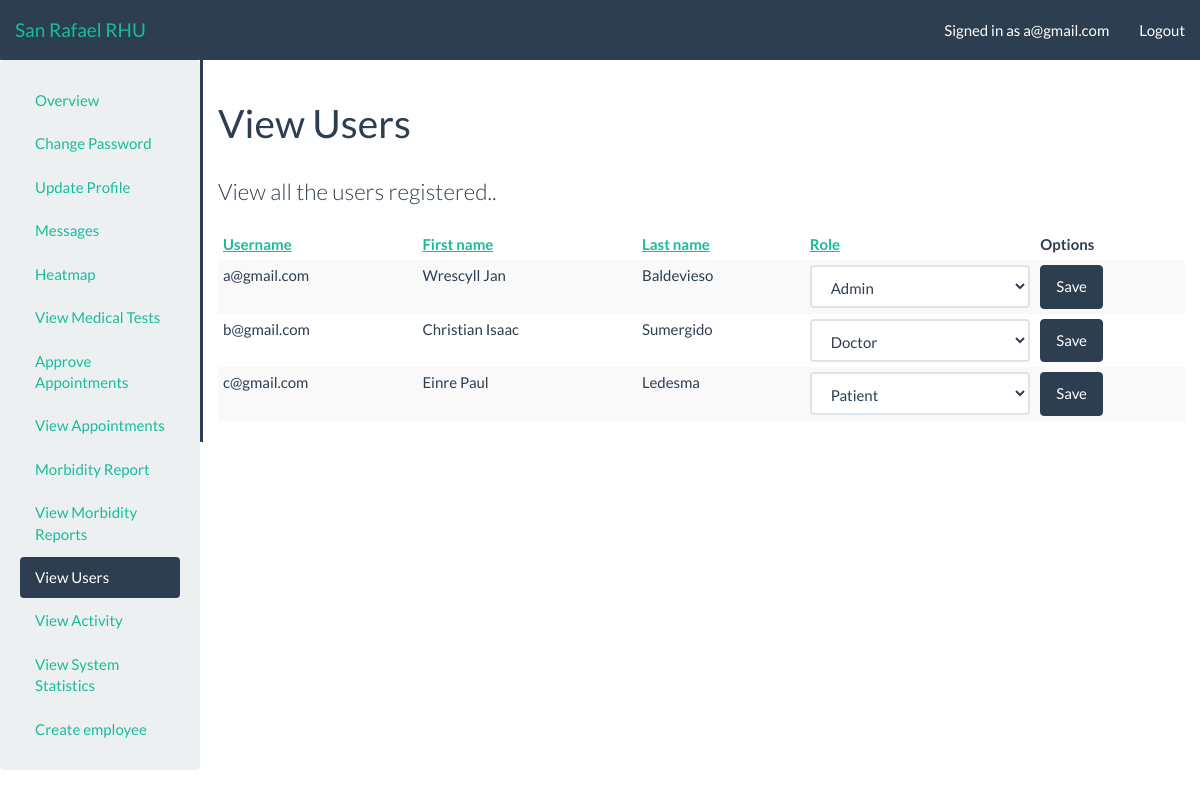
Screenshot of /admin_profile/admin/users/ (signed in) with the database file from the repository.
### RHU/models.py (models this page shows, shortened)
class Account(models.Model):
    ACCOUNT_UNKNOWN = 0
    ACCOUNT_PATIENT = 10
    ACCOUNT_DOCTOR = 20
    ACCOUNT_ADMIN = 30
    ACCOUNT_TYPES = (
        (ACCOUNT_UNKNOWN, "Unknown"),
        (ACCOUNT_PATIENT, "Patient"),
        (ACCOUNT_DOCTOR, "Doctor"),
        (ACCOUNT_ADMIN, "Admin"),
    )
    EMPLOYEE_TYPES = (
        (ACCOUNT_DOCTOR, "Doctor"),
        (ACCOUNT_ADMIN, "Admin"),
    )
    role = models.IntegerField(default = 0, choices = ACCOUNT_TYPES)
    profile = models.OneToOneField(Profile, on_delete=models.CASCADE)
    user = models.OneToOneField(User, on_delete=models.CASCADE)
    class Admin:
        list_display = (
            'role',
            'profile',
            'user'
        )

class Profile(models.Model):
    GENDER = (
        ('M', 'Male'),
        ('F', 'Female'),
    )
    firstname = models.CharField(blank=True, max_length=50)
    lastname = models.CharField(blank=True, max_length=50)
    sex = models.CharField(blank=True, max_length=1, choices=GENDER)
    birthday = models.DateField(default=date(1000, 1, 1))
    phone = models.CharField(blank=True, max_length=20)
    created = models.DateTimeField(auto_now_add=True)

### RHU/views_admin.py (the view, shortened to what this page needs)
# urls.py: path('admin_profile/admin/users/', views_admin.users_view, name='admin/users'),
def users_view(request):
    authentication_result = views.authentication_check(request, [Account.ACCOUNT_ADMIN])
    if authentication_result is not None: return authentication_result
    template_data = views.parse_session(request)
    if 'search' in request.GET:
        template_data['query'] = Account.objects.filer(profile__firstname__icontains=request.GET['search'])
    else:
        template_data['query'] = Account.objects.all().order_by('-role')
    return render(request, 'Thesis/admin/users.html', template_data)

### RHU/views.py (called while the page is built, shortened)
def authentication_check(request, required_roles=None, required_GET=None):
    if not request.user.is_authenticated:
        request.session['alert_danger'] = "You must be logged in to view that page."
        return HttpResponseRedirect('/')
    try:
        request.user.account
    except ObjectDoesNotExist:
        request.session['alert_danger'] = "Your account was not properly created, please try a different account."
        return HttpResponseRedirect('/logout')

def parse_session(request, template_data=None):
    if template_data is None:
        template_data = {}
    if request.session.has_key('alert_successs'):
        template_data['alert_success'] = request.session.get('alert_success')
        del request.session['alert_success']
    if request.session.has_key('alert_danger'):
        template_data['alert_danger'] = request.session.get('alert_danger')
        del request.session['alert_danger']
    return template_data

### templates/Thesis/admin/users.html (shortened to what this page needs)
{% extends "adminbase.html" %}
{% load app_filters %}
{% block sidebar_admin_users %}active{% endblock %}
{% block body_header %}View Users{% endblock %}
{% block body_block %}
    <p class="lead">View all the users registered..</p>
    <table class="table table-striped table-condensed">
        <thead>
            <th><a href="./?sort=username">Username</a></th>
            <th><a href="./?sort=firstname">First name</a></th>
            <th><a href="./?sort=lastname">Last name</a></th>
            <th><a href="./?sort=role">Role</a></th>
            <th>Options</th>
        </thead>
        {% for account in query %}
            <tr>
                <td>{{ account.user.username }}</td>
                <td>{{ account.profile.firstname }}</td>
                <td>{{ account.profile.lastname }}</td>
                <form action="./" method="post">{% csrf_token %}
                    <td>
                        <select class="form-control" name="role">
                            <option value="10" {% if account.role == 10 %}selected="selected"{% endif %}>Patient</option>
                            <option value="30" {% if account.role == 20 %}selected="selected"{% endif %}>Doctor</option>
                            <option value="40" {% if account.role == 30 %}selected="selected"{% endif %}>Admin</option>
                        </select>
                    </td>
                    <td>
                        <input class="btn btn-primary" type="submit" value="Save"/>
                    </td>
                </form>
            </tr>
        {% endfor %}
    </table>
{% endblock %}

### templates/adminbase.html (shortened to what this page needs)
<!DOCTYPE html>
{% load app_filters %}
{% load static %}
<html>
<head lang="en">
	<link rel='icon' type='image/x-icon' href="{% static 'images/San Rafael.png' %}">    <link rel="stylesheet" type="text/css" href="{% static 'css/flatly-bootstrap.min.css' %}"/>
    <link rel="stylesheet" type="text/css" href="{% static 'css/bootstrap-datetimepicker.min.css' %}"/>
    <link rel="stylesheet" type="text/css" href="{% static 'css/dashboard.css' %}"/>
</head>
<body>
    <nav class="navbar navbar-default navbar-static-top">
        <div class="container-fluid">
            <div class="navbar-header">
                <a class="navbar-brand" href="/">San Rafael RHU</a>
            </div>
            <div id="navbar" class="navbar-collapse collapse">
                <ul class="nav navbar-nav navbar-right">
                    <li>
                        <a {% if user.is_authenticated %}href="/admin_profile/">Signed in as {{ user.username }}{% else %}>Not signed in{% endif %}</a>
                    </li>
                    <li>
                        {% block nav_button %}<a href="/logout/">Logout</a>{% endblock %}
                    </li>
                </ul>
            </div>
        </div>
    </nav>
    <div class="container-fluid">
        <div class="row">
            {% if user.is_authenticated %}
                <div class="well col-sm-3 col-md-2">
                        <ul class="nav nav-pills nav-stacked">
                            {% if user.account.role >= 0 %}
                                <li class="{% block sidebar_profile %}{% endblock %}"><a href="/admin_profile/">Overview</a></li>
                                <li class="{% block sidebar_profile_password %}{% endblock %}"><a href="/admin_profile/password/">Change Password</a></li>
                                <li class="{% block sidebar_profile_update %}{% endblock %}"><a href="/admin_profile/update/">Update Profile</a></li>
                                <li class="{% block sidebar_message %}{% endblock %}"><a href="/admin_profile/message/list/">Messages</a></li>
                                <li class="{% block sidebar_heatmap %}{% endblock %}"><a href="/admin_profile/heatmap">Heatmap</a></li>
                                <li class="{% block sidebar_medtest_list %}{% endblock %}"><a href="/admin_profile/medtest/list">View Medical Tests</a> </li>
                            {% endif %}
                            {% if user.account.role == 30 %}
                                <li class="{% block sidebar_approve_appointment %}{% endblock %}"><a href="/admin_profile/appointment/approve/">Approve Appointments</a></li>
                                <li class="{% block sidebar_appointment_list %}{% endblock %}"><a href="/admin_profile/appointment/list/">View Appointments</a></li>
                                <li class="{% block sidebar_morbidity_report %}{% endblock %}"><a href="/report/">Morbidity Report</a></li>
                                <li class="{% block sidebar_list_morbidity_report %}{% endblock %}"><a href="/report/list">View Morbidity Reports</a></li>
                                <li class="{% block sidebar_admin_users %}{% endblock %}"><a href="/admin_profile/admin/users/">View Users</a></li>
                                <li class="{% block sidebar_admin_activity %}{% endblock %}"><a href="/admin_profile/admin/activity/">View Activity</a></li>
                                <li class="{% block sidebar_admin_statistic %}{% endblock %}"><a href="/admin_profile/admin/stats/">View System Statistics</a></li>
                                <li class="{% block sidebar_admin_createemployee %}{% endblock %}"><a href="/admin_profile/admin/createemployee/">Create employee</a></li>
                            {% endif %}
                        </ul>
                </div>
                <div class="col-sm-9 col-md-10 main">
            {% else %}
                <div class="well well-sm col-sm-offset-3 col-sm-6">
            {% endif %}
                <h1 class="page-header">{% block body_header %}{% endblock %}</h1>
                {% block body_block %}{% endblock %}
            </div>
        </div>
    </div>
</body>
</html>

### static/css/dashboard.css (style rules this page uses)
.navbar { margin-bottom: 0px; }
.main { border-top: 3px solid #2c3e50; }
@media (min-width: 768px) { .main { border-top: none; border-left: 3px solid #2c3e50; } }

### rows the page displays
Account: user.username "a@gmail.com", profile.firstname "Wrescyll Jan", profile.lastname "Baldevieso", role "Admin"
Account: user.username "b@gmail.com", profile.firstname "Christian Isaac", profile.lastname "Sumergido", role "Doctor"
Account: user.username "c@gmail.com", profile.firstname "Einre Paul", profile.lastname "Ledesma", role "Patient"

### other values shown
{{ user.username }} "a@gmail.com"
